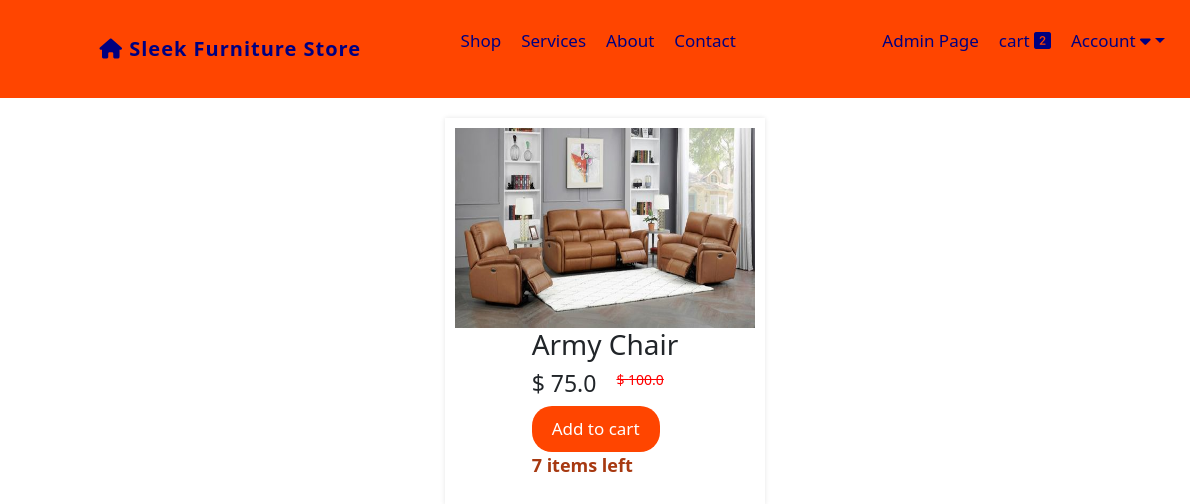
The app's page /product/1 (signed in), older data.
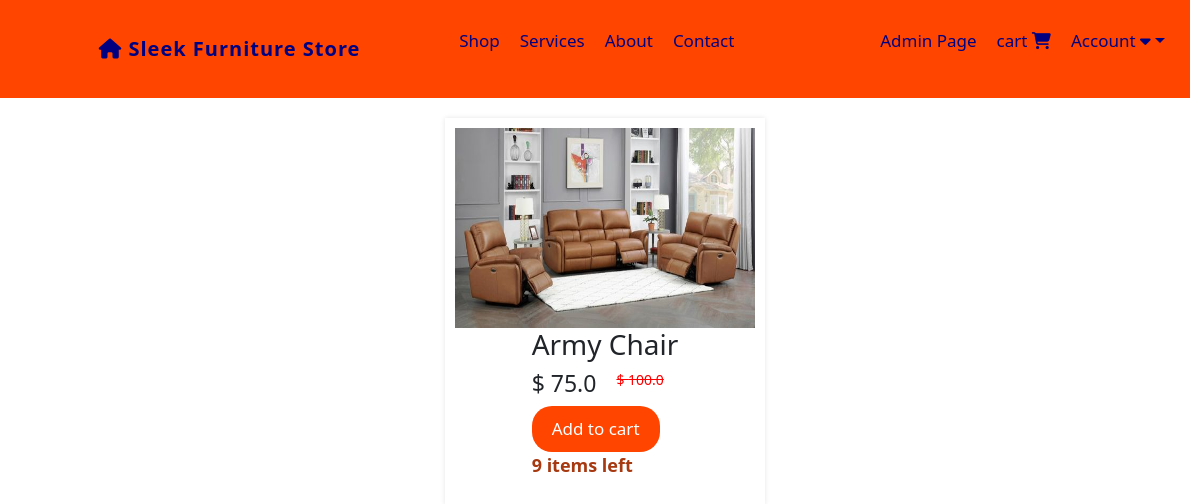
The same page, newer data.
### website/models.py (models this page shows, shortened)
class Product(db.Model):
    id = db.Column(db.Integer, primary_key=True)
    product_name = db.Column(db.String(100), nullable=False)
    current_price = db.Column(db.Float, nullable=False)
    previous_price = db.Column(db.Float, nullable=False)
    in_stock = db.Column(db.Integer, nullable=False)
    product_picture = db.Column(db.String(1000), nullable=False)
    flash_sale = db.Column(db.Boolean, default=False)
    date_added = db.Column(db.DateTime(), default=datetime.utcnow)
    carts = db.relationship('Cart', backref='product', cascade='all, delete-orphan')
    orders = db.relationship('Order', backref='product', cascade='all, delete-orphan')

### website/views.py (the view)
@views.route('/product/<int:item_id>', methods=['GET'])
def product(item_id):
    item = Product.query.get(item_id)
    return render_template('product.html', item=item, cart=Cart.query.filter_by(customer_link=current_user.id).all()
                           if current_user.is_authenticated else [])

### website/__init__.py (called while the page is built)
def create_app():
    app = Flask(__name__)
    app.config['SECRET_KEY'] = 'Marymutiso' #For encrypting session data for auth etc.
    app.config['SQLALCHEMY_DATABASE_URI'] = f'sqlite:///{DB_NAME}'
    migrate = Migrate(app, db)
    db.init_app(app)
    @app.errorhandler(404)
    def page_not_found(error):
        return render_template('404.html'), 404
    login_manager = LoginManager()
    login_manager.init_app(app)
    login_manager.login_view = 'auth.login'
    @login_manager.user_loader
    def load_user(id):
        return Customer.query.get(int(id))
    from .views import views
    from .auth import auth
    from .admin import admin
    from .models import Customer, Product, Cart, Order
    app.register_blueprint(views, url_prefix='/')
    app.register_blueprint(auth, url_prefix='/')
    app.register_blueprint(admin, url_prefix='/')
    return app

### website/templates/product.html (shortened to what this page needs)
{% extends 'base.html' %}
{% block content %}
<div class="homediv-container">
    <div class="home-products">
        <div class="product">
            <img class="displayimg" src="/media/leatherrecliner.jpg" alt="">
            <div class="product-details">
                <h3>{{ item.product_name }}</h3>
                <div class="price">
                    <h5>$ {{ item.current_price }}</h5>
                    <strike><p>$ {{ item.previous_price }}</p></strike>
                </div>
                <div class="actions">
                    <button><a href="/add-to-cart/{{ item.id }}">Add to cart</a></button>
                    <p style="color: rgb(167, 57, 17); font-weight: 600; font-size: 18px;">{{ item.in_stock }} items left</p>
                </div>
            </div>
        </div>
    </div>
</div>
{% endblock %}

Row changes from the older to the newer data that the page shows:
changed Product "Army Chair": in_stock "7" → "9"
